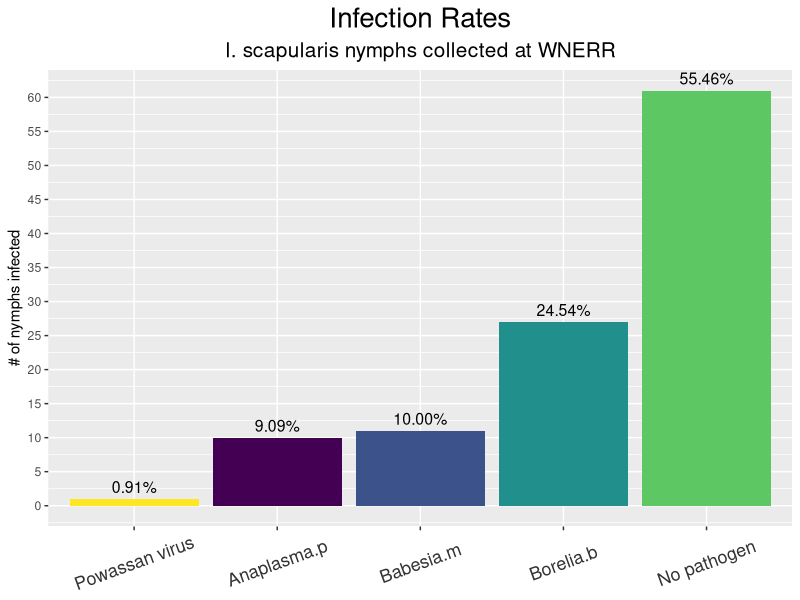
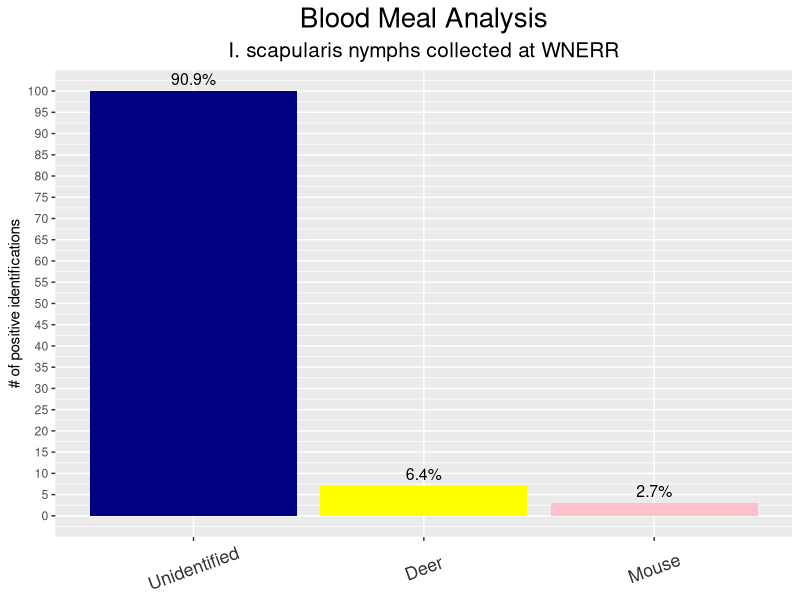
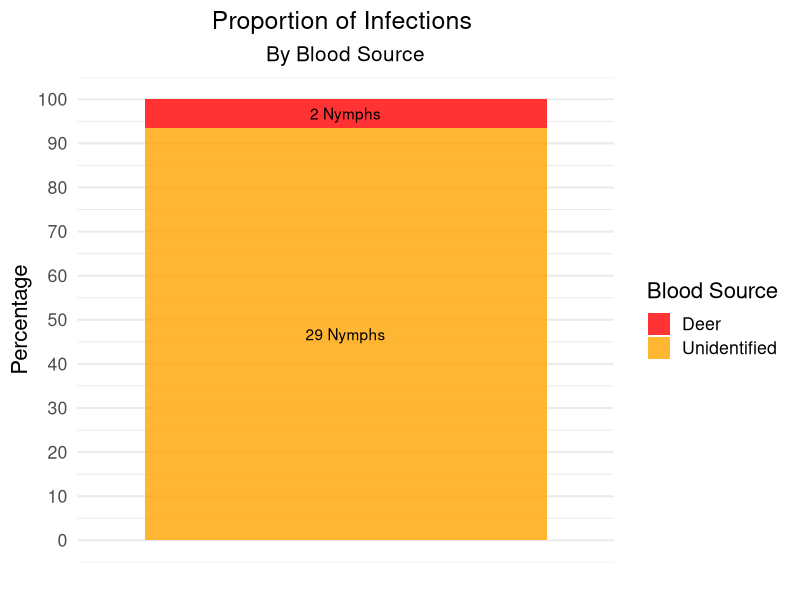
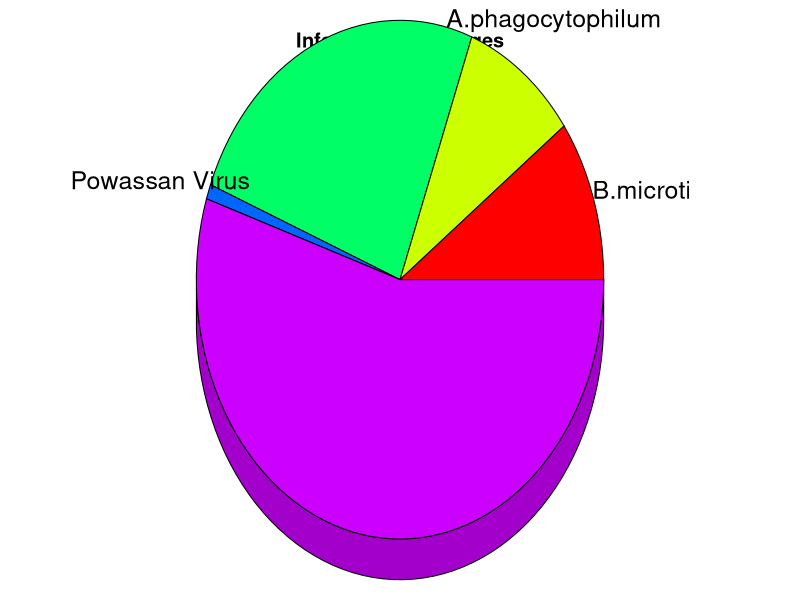
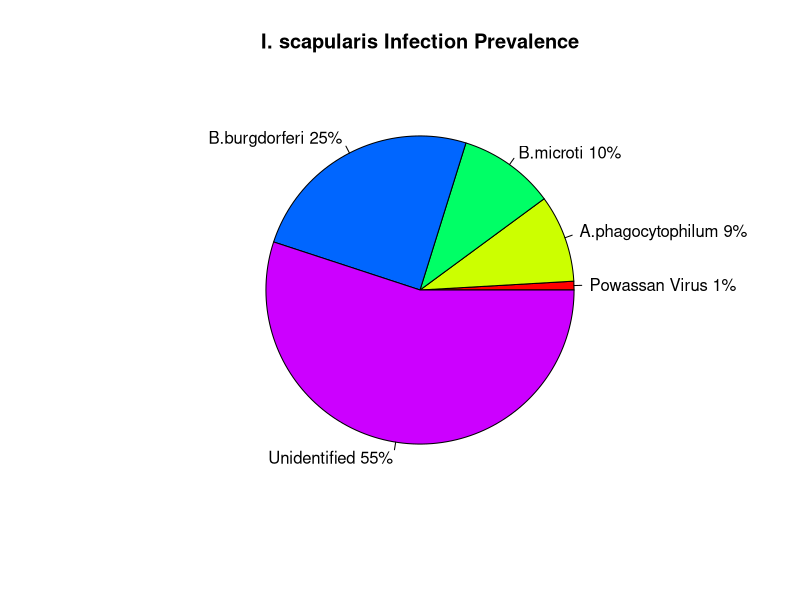
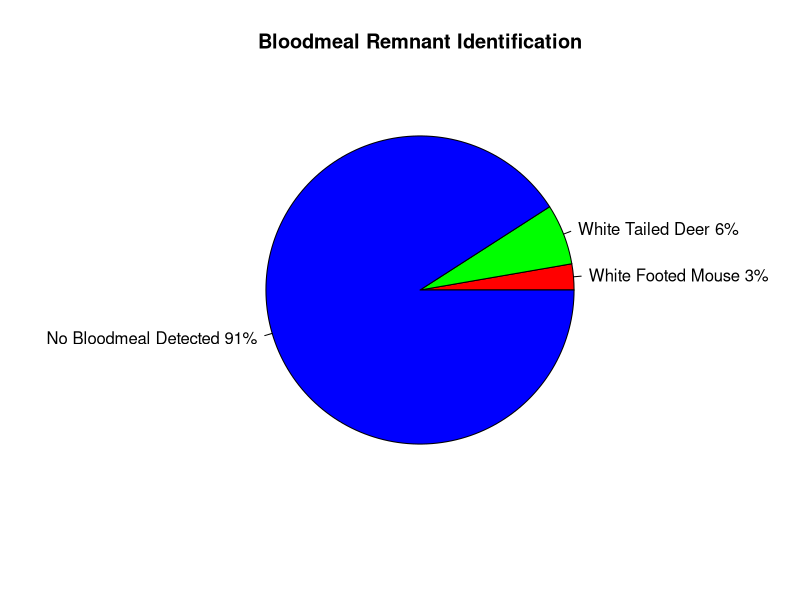

These figures' R source, in order:
# Author: Henry Becker
# Date: 7/5/2021
# Purpose: Simple bar charts for SSRP poster session

setwd("/Users/hensanity/Desktop/MMCRI/posterSession/")

library(viridis)
library(ggplot2)
library(dplyr)
library(tidyverse)

# RedCap BMA data
newData <- read.csv("BMAdata.csv")

# Check data integrity and clean  

newData$bburgdorferi[is.na(newData$bburgdorferi)] <- 0

ulst <- lapply(newData, unique)

print(ulst)

str(newData)

# To Do
# replace NA and redo graphs 
# graphs heidi's results for comparison

### Infection Rates Bar Graph ### 

infections <- newData[c(4:7)]

infections$rowsums <- rowSums(infections)

cleanInf <- infections

table(infections$rowsums)

#cleanInf <- infections[complete.cases(infections), ]

# out of 31 infected nymphs some of those co infected, only 6.5% (2) acquired their infections from deer and 0% from mice   

sums <- cleanInf %>% summarise(across(where(is.numeric), ~ sum(.x, na.rm = TRUE)))

x <- (110 - rowSums(sums))
sums$none <- x
sums

cleanInf$Bor.Bab.Ana <- rowSums(cleanInf[,c("bburgdorferi", "bmicroti", "aphagocytophylum")] == "1")

cleanInf$Bor.Bab <- rowSums(cleanInf[,c("bburgdorferi", "bmicroti")] == "1")
      
cleanInf$Bor.Ana <- rowSums(cleanInf[,c("bburgdorferi", "aphagocytophylum")] == "1")
      
cleanInf$Ana.Bab <- rowSums(cleanInf[,c("bmicroti", "aphagocytophylum")] == "1")
      
cleanInf$Pow.Bor.Bab <- rowSums(cleanInf[,c("bburgdorferi", "bmicroti", "pow")] == "1")

# Pow + Borrelia + Babesia
# Borrelia babesia anaplasma 

# Borrelia + babesia 

# Borellia + anaplasma 
# Babesia + anaplasma 

iRates <- data.frame(pathogen =c ("Powassan virus", "Anaplasma.p", "Babesia.m",  "Borelia.b",  "No pathogen"), num = c(1, 10, 11, 27, 61))
iRates$pct <- iRates$num / sum(iRates$num)
iRates$pathogen <- as.factor(iRates$pathogen)
iRates$pct <- lapply(iRates$pct, round, 5)
iRates$pct <- as.numeric(iRates$pct)


ggplot(iRates, aes(x = reorder(pathogen, num), y = num, fill = pathogen, label = scales::percent(pct))) + 
      geom_col(position = 'dodge') + 
      geom_text(position = position_dodge(width = .9), vjust = -0.5, size = 4) + 
      scale_fill_viridis_d() +
      ggtitle("Infection Rates", subtitle = "I. scapularis nymphs collected at WNERR") + 
      ylab("# of nymphs infected") + 
      scale_y_continuous(breaks=seq(0,60,5)) + 
      theme(axis.text.x = element_text(color = "grey20", size = 13, angle = 20, hjust = .5, vjust = .5, face = "plain"), axis.title.x = element_blank(), legend.position = "none", plot.title = element_text(hjust = 0.5, size = 20), plot.subtitle = element_text(hjust = 0.5, size = 15)) 


### Blood Meal Analysis Bar Graph ###

bma <- data.frame(animal =c("Unidentified", "Deer", "Mouse"), num = c(100, 7, 3))
bma$pct <- bma$num / sum(bma$num)
bma$animal <- as.factor(bma$animal)

bma$pct <- lapply(bma$pct, round, 5)
bma$pct <- as.numeric(bma$pct)

ggplot(bma, aes(x = reorder(animal, -num), y = num, fill = animal, label = scales::percent(pct))) + 
      geom_col(position = 'dodge') + 
      geom_text(position = position_dodge(width = .9), vjust = -0.5, size = 4) + 
      scale_fill_viridis_d(option = "C") +
      scale_fill_manual(values = c("navy", "yellow", "pink")) +
      scale_fill_manual(values = c("yellow", "pink", "navy")) +
      #scale_fill_manual(values = c("pink", "navy", "yellow")) +
      ggtitle("Blood Meal Analysis", subtitle = "I. scapularis nymphs collected at WNERR") + 
      ylab("# of positive identifications") + 
      scale_y_continuous(breaks=seq(0,100,5)) + 
      theme(axis.text.x = element_text(color = "grey20", size = 13, angle = 20, hjust = .5, vjust = .5, face = "plain"), axis.title.x = element_blank(), legend.position = "none", plot.title = element_text(hjust = 0.5, size = 20), plot.subtitle = element_text(hjust = 0.5, size = 15)) 



### STACKED BAR PLOT ###
#### Deer and mouse contribution to infection rates ###

contribution <- data.frame(blood = c("Unidentified", "Deer"), 
                       Proportion = c(93.5, 6.5), num = c(29, 2))

contribution <- contribution %>% 
  mutate(X = " ")

ggplot(contribution, aes(x = X, y = Proportion, fill = blood)) +
  geom_col(alpha = 0.8) +
  geom_text(aes(label = paste0(num, " Nymphs")),
            position = position_stack(vjust = 0.5)) +
  theme_minimal(base_size = 16) +
  ylab("Percentage") +
  scale_y_continuous(breaks=seq(0,100,10)) +
  xlab(" ") + 
  ggtitle("Proportion of Infections ", subtitle = "By Blood Source") +
  #scale_fill_viridis_d(option = "F", name = "Blood Source", alpha = 1) +
  scale_fill_discrete(name = "Blood Source") +
  scale_x_discrete(breaks = NULL) +
  scale_fill_manual(values = c("red", "orange"), "Blood Source") +
  theme( plot.title = element_text(hjust = .5, size = 18), plot.subtitle = element_text(hjust = .5, size = 15))


### PIE CHARTS ###

# 3D Exploded Pie Chart
library(plotrix)
slices <- c(11, 10, 27, 1, 60) 
lbls <- c("B.microti", "A.phagocytophilum", "B.burgdorferi", "Powassan Virus", "No Pathogen")
pie3D(slices,labels=lbls,
      main="Infection Percentages", theta = 2)

# Pie Chart with Percentages
slices <- c(1, 10, 11, 27, 60) 
lbls <- c("Powassan Virus", "A.phagocytophilum", "B.microti", "B.burgdorferi", "Unidentified")
pct <- round(slices/sum(slices)*100)
lbls <- paste(lbls, pct) # add percents to labels 
lbls <- paste(lbls,"%",sep="") # ad % to labels 
pie(slices,labels = lbls, col=rainbow(length(lbls)),
    main="I. scapularis Infection Prevalence")

slices <- c(3, 7, 100) 
lbls <- c("White Footed Mouse", "White Tailed Deer", "No Bloodmeal Detected")
pct <- round(slices/sum(slices)*100)
lbls <- paste(lbls, pct) # add percents to labels 
lbls <- paste(lbls,"%",sep="") # ad % to labels 
pie(slices,labels = lbls, col=rainbow(length(lbls)),
    main="Bloodmeal Remnant Identification")

# pie chart of the percent of each infection 

